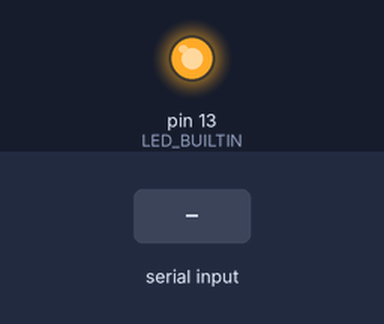
A sketch run on a simulated Arduino Uno, built with avr-gcc and run on an emulated ATmega328P. Parts: output pins drawn as LEDs (lit = HIGH). The inputs (shaded band) are chosen by the test bench.

Above: at 2.7 s.
2.8 s: "0" received over the second serial link
At 3.9 s:
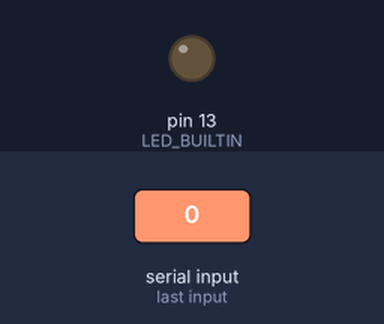
4.3 s: "1" received over the second serial link
At 5.1 s:
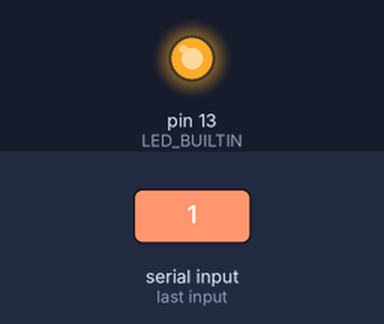
Timing chart, 0 to 7.3 s (numbered marks = the images above; inputs shaded):
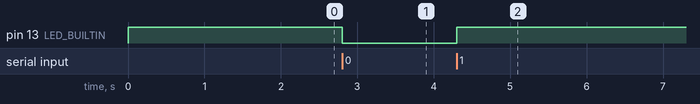

Measured:
- after the input at 2.8 s, pin 13 (LED_BUILTIN): HIGH → LOW at once
- after the input at 4.3 s, pin 13 (LED_BUILTIN): LOW → HIGH at once

The sketch:

HM_10_Bluetooth_Slave.ino
```cpp
#include <SoftwareSerial.h>
#include "stdio.h"


SoftwareSerial HM10(2,3);//rx,tx

void setup(){
  HM10.begin(9600);
  Serial.begin(9600); // connect bt
  //You may need to change the BAUD rate from 38400 to 9600, depending on the chip.
  pinMode(LED_BUILTIN, OUTPUT);
  digitalWrite(LED_BUILTIN, HIGH);

  delay(1500);
}

byte buf;

void loop(){
    HM10.listen();
    while (HM10.available()){
        buf = HM10.read() ;

        if (buf == '1'){
          digitalWrite(LED_BUILTIN, HIGH);
        }
        else if (buf == '0'){
          digitalWrite(LED_BUILTIN, LOW);
        }
    }

}
```
